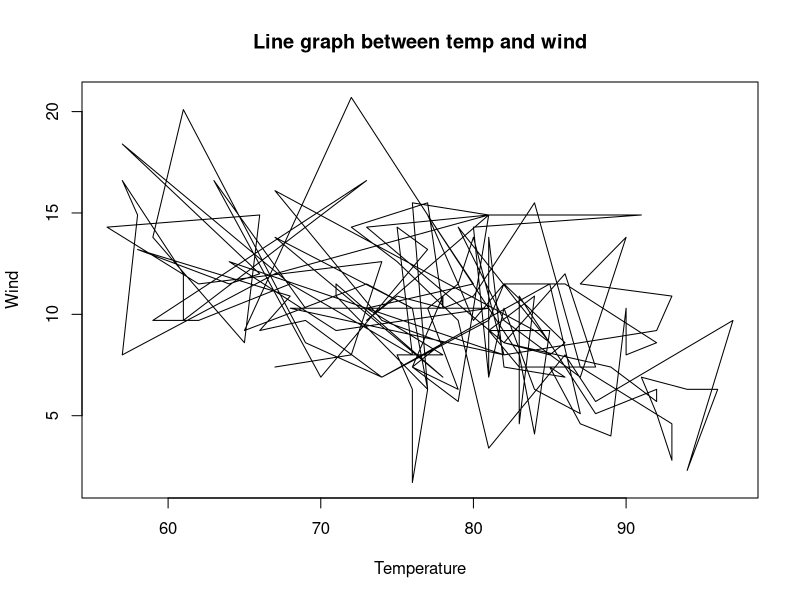

Generate this figure with R:
meantemp<-mean(airquality$Temp)
cat("The mean of temp is :",meantemp)
sdtemp<-sd(airquality$Temp)
cat("The standard deviation of temp is ",sdtemp)
plot(airquality$Temp,airquality$Wind,type="l",xlab="Temperature",ylab="Wind",main="Line graph between temp and wind")
# here xlab means x lable and ylab means y label and type l means linear graph